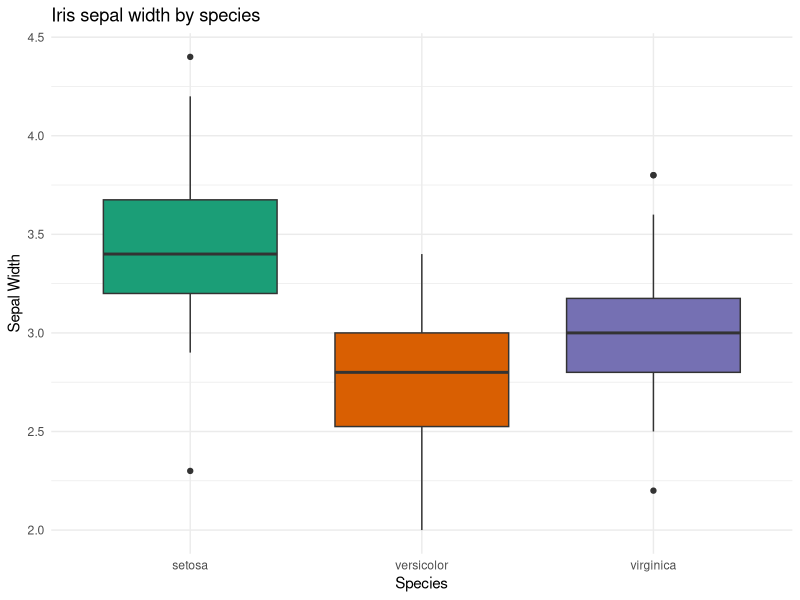
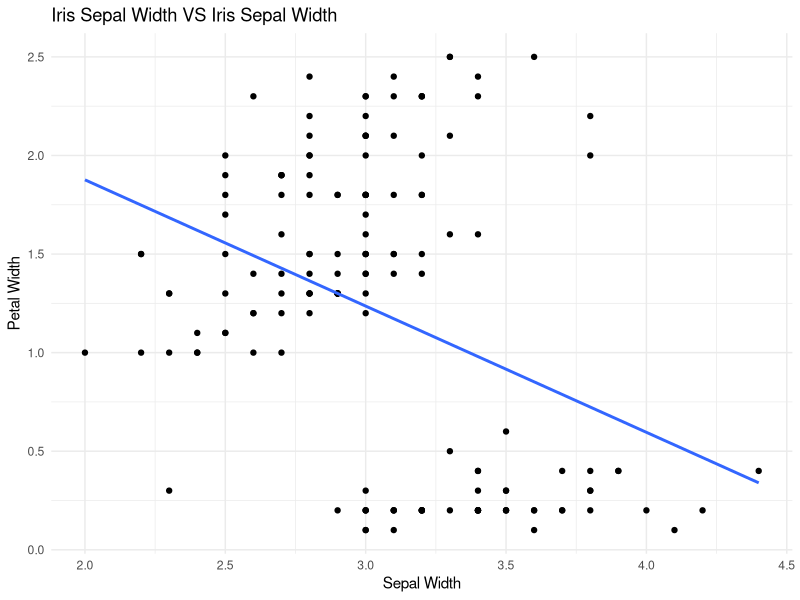
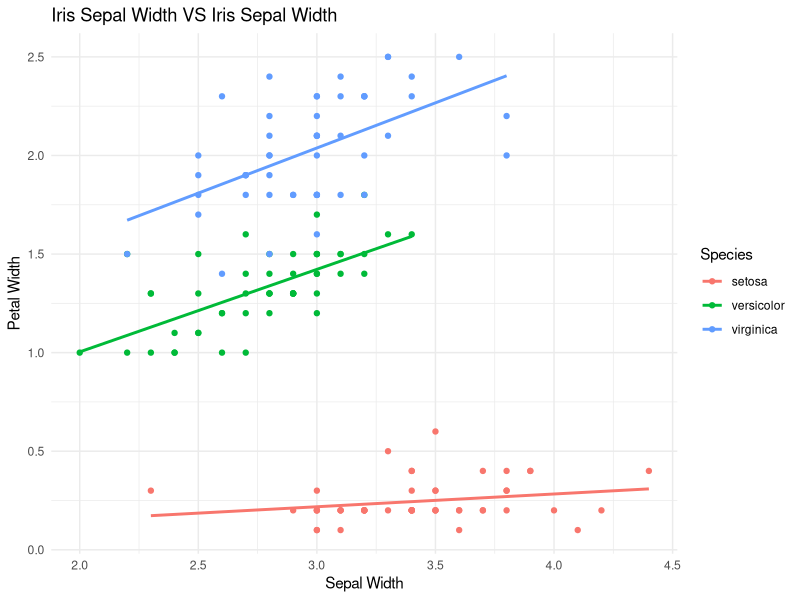
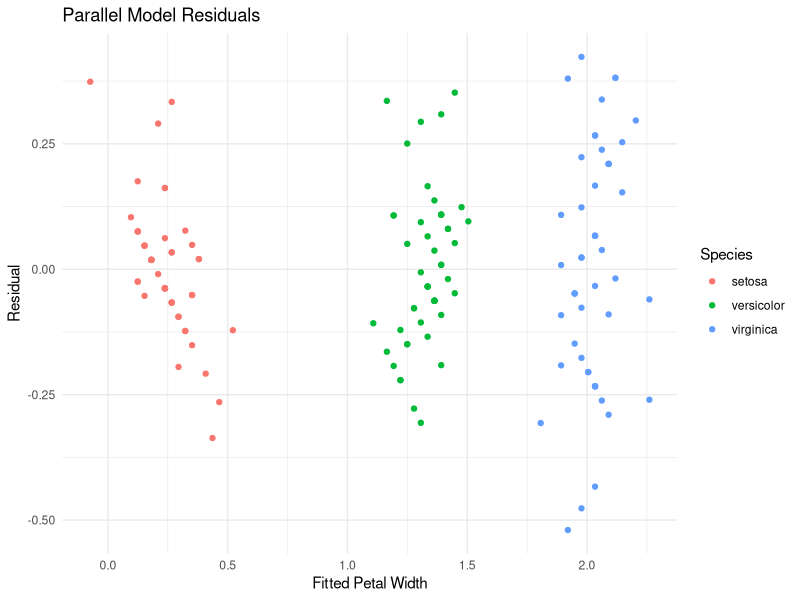

Write R code to recreate these figures, in order.
## ---- chunk 1
#| label: setup
#| message: false
#| warning: false

library(tidyverse)
library(readxl)
library(broom)
## ---- chunk 2
#| label: sepal width boxplot
#| fig-alt: a boxplot showing the distribution of sepal widths by iris species

iris %>% 
  ggplot(aes(x = Species, 
             y = Sepal.Width, 
             fill = Species)) +
  geom_boxplot(show.legend = FALSE) + 
  theme_minimal() + 
  scale_fill_brewer(palette = "Dark2") + 
  labs(y = "Sepal Width", 
       title = "Iris sepal width by species")
## ---- chunk 3
#| label: species sepal width anova

sepal_anova <- aov(Sepal.Width ~ Species, 
                   data = iris)

summary(sepal_anova)
## ---- chunk 4
#| label: species sepal width post hoc 

TukeyHSD(sepal_anova)
## ---- chunk 5
#| label: sepal width vs petal width 
#| fig-alt: scatterplot of sepal width vs pedal width of irises with a linear line of best fit
#| message: false

iris %>% 
  ggplot(aes(x = Sepal.Width, 
             y = Petal.Width)) + 
  geom_point() + 
  geom_smooth(method = 'lm', 
              se = FALSE) +
  theme_minimal() + 
  labs(x = "Sepal Width", 
       y = "Petal Width", 
       title = "Iris Sepal Width VS Iris Sepal Width")
## ---- chunk 6
#| label: sepal width explaining petal width 

sepal_pedal_model <- lm(Petal.Width ~ Sepal.Width, 
                        data = iris)

summary(sepal_pedal_model)
## ---- chunk 7
#| label: parallel slopes graph
#| fig-alt: a scatter plot of petal width and sepal with of irises colored by species with a line of best fit for each species
#| message: false

iris %>% 
  ggplot(aes(x = Sepal.Width, 
             y = Petal.Width, 
             color = Species)) + 
  geom_point() + 
  geom_smooth(method = 'lm', 
              se = FALSE) +
  theme_minimal() + 
  labs(x = "Sepal Width", 
       y = "Petal Width", 
       title = "Iris Sepal Width VS Iris Sepal Width")

## ---- chunk 8
#| label: parallel slopes model 

model_par <- lm(Petal.Width ~ Sepal.Width + Species, 
                data = iris)

summary(model_par)
## ---- chunk 9
#| label: residual plot
#| fig-alt: a scatter plot showing the residuals of the parallel slopes model predicting iris petal width with sepal width and species

model_par_aug <- augment(model_par)

model_par_aug %>%
  ggplot(aes(x = .fitted, 
             y = .resid, 
             color = Species)) + 
  geom_point() +
  theme_minimal()+ 
  labs(x = "Fitted Petal Width", 
       y = "Residual", 
       title = "Parallel Model Residuals")
